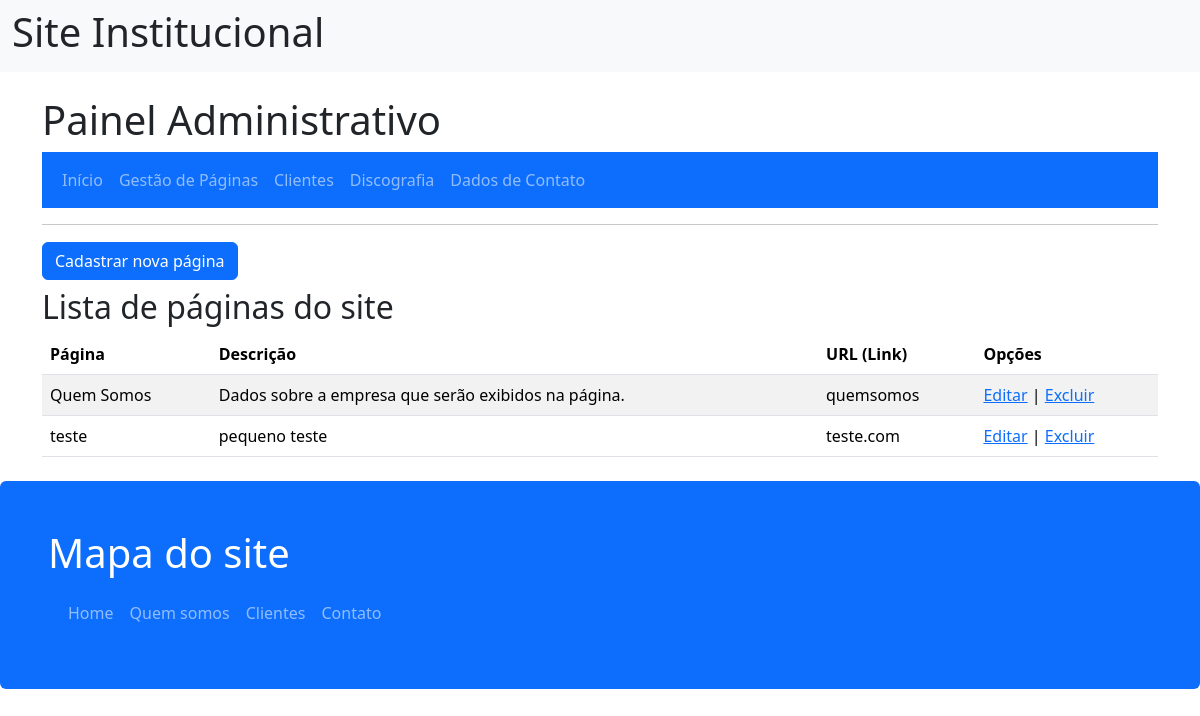
Screenshot of /admin/admin.php?pg=paginas with the database file from the repository.
### tables this page shows
CREATE TABLE `paginas` (
  `id` int(11) NOT NULL,
  `pagina_titulo` varchar(100) NOT NULL,
  `pagina_descricao` varchar(255) DEFAULT NULL,
  `pagina_url` varchar(50) NOT NULL,
  `pagina_conteudo` text DEFAULT NULL
);

### admin/paginas.php (the view)
<?php
require_once "config.inc.php";
?>
<h3><a class="btn btn-primary" href="?pg=pagina-form">Cadastrar nova página</a></h3>
<h2>Lista de páginas do site</h2>
<table class="table table-striped">
    <thead>
        <tr>
            <th>Página</th>
            <th>Descrição</th>
            <th>URL (Link)</th>
            <th>Opções</th>
        </tr>
    </thead>
    <tbody>
        <?php
        $sql = "SELECT id, pagina_titulo, pagina_descricao, pagina_url FROM paginas ORDER BY pagina_titulo";
        $resultado = mysqli_query($conexao, $sql);
        if (mysqli_num_rows($resultado) > 0) {
            while ($dados = mysqli_fetch_array($resultado)) {
                echo "<tr>";
                echo "  <td>" . htmlspecialchars($dados['pagina_titulo']) . "</td>";
                echo "  <td>" . htmlspecialchars($dados['pagina_descricao']) . "</td>";
                echo "  <td>" . htmlspecialchars($dados['pagina_url']) . "</td>";
                echo "  <td>";
                echo "    <a href='?pg=pagina-form-alterar&id=" . $dados['id'] . "'>Editar</a> | ";
                echo "    <a href='?pg=pagina-excluir&id=" . $dados['id'] . "' onclick=\"return confirm('Tem certeza?');\">Excluir</a>";
                echo "  </td>";
                echo "</tr>";
            }
        } else {
            echo "<tr><td colspan='4'>Nenhuma página cadastrada.</td></tr>";
        }
        ?>
    </tbody>
</table>

### rows the page displays
paginas: pagina_titulo "Quem Somos", pagina_descricao "Dados sobre a empresa que serão exibidos na página.", pagina_url "quemsomos"
paginas: pagina_titulo "teste", pagina_descricao "pequeno teste", pagina_url "teste.com"

### other values shown
$nome_site "Site Institucional"
